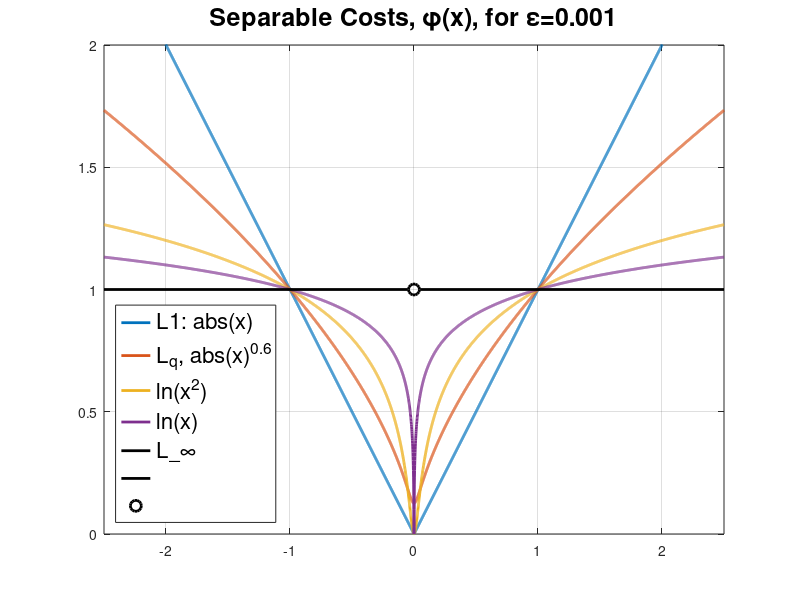

Reproduce this figure in MATLAB.
%% Figure 1 for Radar2025
% Figure to display various scalar penalty functions:
%       q=1 norm
%       q=0.6 quasi-norm
%       log(abs(x)^2)
%       log(abs(x))
%       infinity norm
close all;clear vars
figure(1)
q=0.6;epsilon=0.001;
x = -2.5:0.001:2.5;[~,indx]=find(x==1);
%
plot(x,abs(x),'LineWidth',2);%L1
hold on;
%
y2=(abs(x).^2 + epsilon).^(q/2);
plot(x,y2,'LineWidth',2)%q=0.8
%
y4 = log(x.^2+epsilon); y4=y4-min(y4);y4=y4/y4(indx);
plot(x,y4,'LineWidth',2)%Log-squared
%
y3 = log(abs(x)+epsilon); y3=y3-min(y3);y3=y3/y3(indx);
plot(x,y3,'LineWidth',2)%Log
%
plot([-2.5,-0.05],[1,1],'k','LineWidth',2)
plot([0.05,2.5],[1,1],'k','LineWidth',2)
plot(0,1,'ko','MarkerSize',8,'LineWidth',2)
grid on;
axis([-2.5,2.5,0,2])
title('Separable Costs, \phi(x), for \epsilon=0.001','Fontsize',18)
%
legend('L1: abs(x)','L_q, abs(x)^{0.6}','ln(x^2)','ln(x)',...
    'L\_\infty','','','Fontsize',16,'Location','southwest')